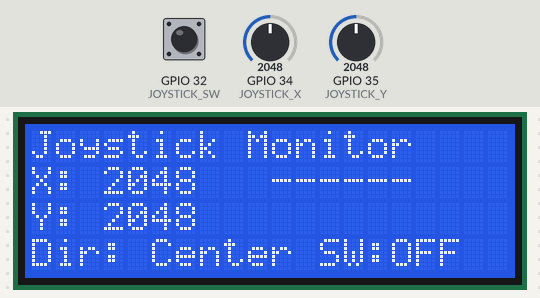
Simulated run of this sketch. Board: ESP32. On the bench: 20×4 character LCD. The inputs (shaded band) are chosen by the test bench; at power-on: GPIO 34 (JOYSTICK_X) = 2048, GPIO 32 (JOYSTICK_SW) HIGH, GPIO 35 (JOYSTICK_Y) = 2048. What the sketch prints to the serial monitor is not drawn.

Above: at 3.2 s.
3.3 s: GPIO 34 (JOYSTICK_X) set to 2236
At 4.2 s:
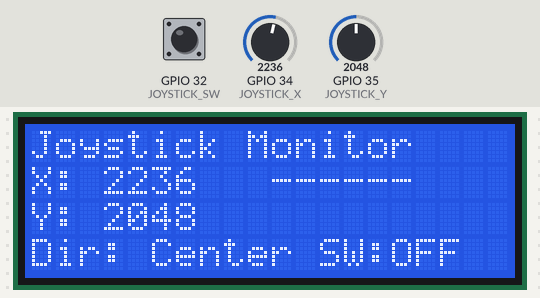
4.8 s: GPIO 34 (JOYSTICK_X) set to 2359
At 5.7 s:
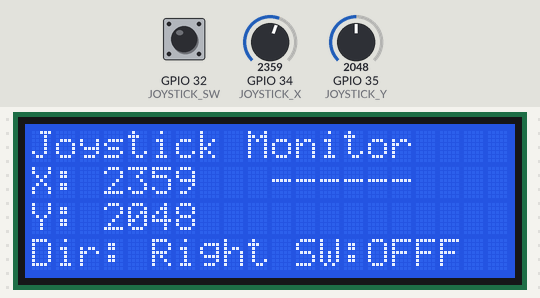
6.3 s: GPIO 32 (JOYSTICK_SW) pulled LOW for 0.15 s
At 6.45 s:
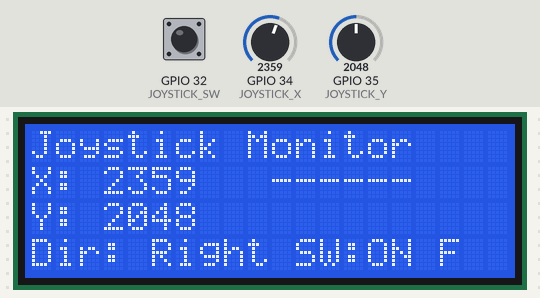
8.0 s: GPIO 34 (JOYSTICK_X) set to 1228
At 8.5 s:
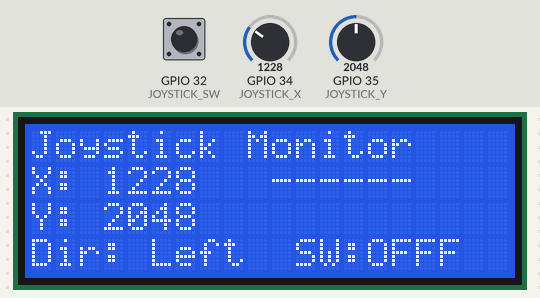
9.6 s: GPIO 32 (JOYSTICK_SW) pulled LOW for 1 s
At 10.5 s:
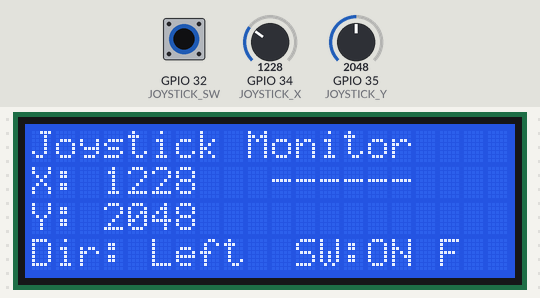
12.2 s: GPIO 35 (JOYSTICK_Y) set to 5
At 13.7 s:
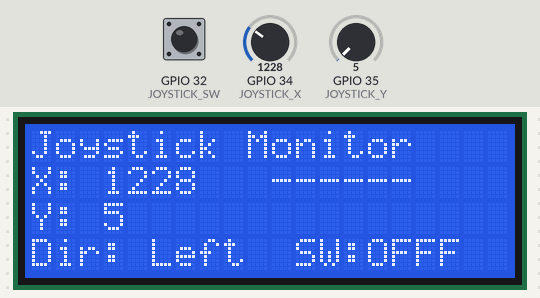
Timing chart, 0 to 14.7 s (numbered marks = the images above; inputs shaded):
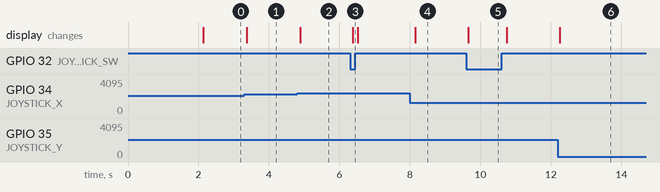

Measured:
- the behaviour switches between 2293 and 2294 on GPIO 34 (JOYSTICK_X) (found by bisection; images 1 and 2)
- after the input at 3.3 s, the display: changes after 0.07 s (image 1)
- after the input at 4.8 s, the display: changes after 0.08 s (image 2)
- after the input at 6.3 s, the display: changes after 0.08 s (image 3)
- after the input at 8.0 s, the display: changes after 0.16 s (image 4)
- after the input at 9.6 s, the display: changes after 0.06 s (image 5)
- after the input at 12.2 s, the display: changes after 0.05 s (image 6)

The sketch:

esp32_joystick_lcd_i2c.ino
```cpp
#include <Wire.h>
#include <LiquidCrystal_I2C.h>

// Pin definitions for joystick
#define JOYSTICK_X 34  // X-axis pin (ADC)
#define JOYSTICK_Y 35  // Y-axis pin (ADC)
#define JOYSTICK_SW 32 // Switch pin (Digital)

// LCD I2C address (umumnya 0x27 atau 0x3F)
#define LCD_ADDRESS 0x27
#define LCD_COLS 20
#define LCD_ROWS 4

// Inisialisasi objek LCD
LiquidCrystal_I2C lcd(LCD_ADDRESS, LCD_COLS, LCD_ROWS);

// Variabel untuk menyimpan nilai joystick
int xValue, yValue;
bool swValue;

// Variabel untuk kalibrasi
const int centerThreshold = 100;
String direction = "Center";

void setup() {
  // Inisialisasi Serial Monitor
  Serial.begin(115200);

  // Inisialisasi pin joystick
  pinMode(JOYSTICK_X, INPUT);
  pinMode(JOYSTICK_Y, INPUT);
  pinMode(JOYSTICK_SW, INPUT_PULLUP);

  // Inisialisasi LCD
  Wire.begin();
  lcd.init();
  lcd.backlight();

  // Tampilkan pesan awal
  lcd.clear();
  lcd.setCursor(0, 0);
  lcd.print("Joystick Monitor");
  lcd.setCursor(0, 1);
  lcd.print("----------------");
  delay(2000);
}

void loop() {
  // Baca nilai joystick
  xValue = analogRead(JOYSTICK_X);
  yValue = analogRead(JOYSTICK_Y);
  swValue = !digitalRead(JOYSTICK_SW);  // Active LOW

  // Tentukan arah berdasarkan nilai joystick
  determineDirection();

  // Update tampilan LCD
  updateLCD();

  // Delay untuk stabilitas pembacaan
  delay(100);
}

void determineDirection() {
  // Konversi nilai ADC (0-4095) ke persentase (0-100)
  int xPercent = map(xValue, 0, 4095, 0, 100);
  int yPercent = map(yValue, 0, 4095, 0, 100);

  // Tentukan arah berdasarkan posisi joystick
  if (xPercent < 45) {
    direction = "Left ";
  } else if (xPercent > 55) {
    direction = "Right";
  } else if (yPercent < 45) {
    direction = "Down ";
  } else if (yPercent > 55) {
    direction = "Up   ";
  } else {
    direction = "Center";
  }
}

void updateLCD() {
  // Baris 1: Nilai X
  lcd.setCursor(0, 1);
  lcd.print("X: ");
  lcd.print(xValue);
  lcd.print("   ");

  // Baris 2: Nilai Y
  lcd.setCursor(0, 2);
  lcd.print("Y: ");
  lcd.print(yValue);
  lcd.print("   ");

  // Baris 3: Arah dan Status Switch
  lcd.setCursor(0, 3);
  lcd.print("Dir: ");
  lcd.print(direction);
  lcd.print(" SW:");
  lcd.print(swValue ? "ON " : "OFF");

  // Debug di Serial Monitor
  Serial.printf("X: %d, Y: %d, SW: %d, Dir: %s\n",
                xValue, yValue, swValue, direction.c_str());
}
```
